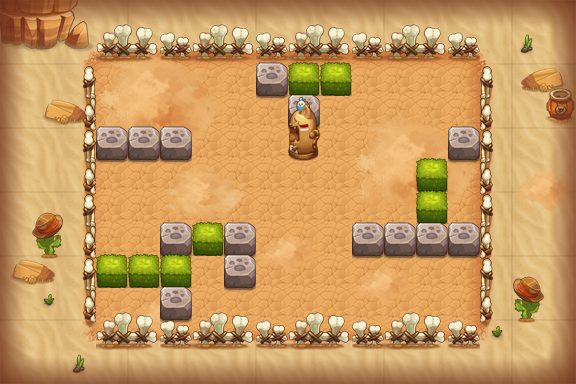

The image is a tile-based game level rendered from a .tmx file. Its description and source (layers, tilesets, objects; grid data summarised) follow:
An orthogonal 18x12 tile map with 32x32 px tiles, 16 tile layers (PASS, 块层 2, 块层 16, 块层 4, ...) and 13 objects (8x TRAP, 3x xrz1, PLAYER, BOMB).

<map version="1.0" orientation="orthogonal" width="18" height="12" tilewidth="32" tileheight="32">
 <properties>
  <property name="DESTRY1" value="255" />
  <property name="DESTRY2" value="314" />
  <property name="DESTRY3" value="144" />
  <property name="DESTRY4" value="173" />
  <property name="DESTRY_COUNT" value="4" />
  <property name="EXP" value="365" />
  <property name="ITEM" value="D009" />
  <property name="MONEY" value="548" />
 </properties>
 <tileset firstgid="1" name="hmpy" tilewidth="32" tileheight="32">
  <image source="hmpy.png" width="500" height="1024" />
 </tileset>
 <layer name="PASS" width="18" height="12">
  <data>[216 cells, 145 non-empty, 10 distinct tile ids]</data>
 </layer>
 <layer name="块层 2" width="18" height="12">
  <data>[216 cells, 143 non-empty, 28 distinct tile ids]</data>
 </layer>
 <layer name="块层 16" width="18" height="12">
  <data>[216 cells, 68 non-empty, 37 distinct tile ids]</data>
 </layer>
 <layer name="块层 4" width="18" height="12">
  <data>[216 cells, 27 non-empty, 5 distinct tile ids]</data>
 </layer>
 <layer name="块层 3" width="18" height="12">
  <data>[216 cells, 56 non-empty, 10 distinct tile ids]</data>
 </layer>
 <layer name="块层 5" width="18" height="12">
  <data>[216 cells, 25 non-empty, 5 distinct tile ids]</data>
 </layer>
 <layer name="SHELTER 9" width="18" height="12">
  <data>[216 cells, 12 non-empty, 3 distinct tile ids]</data>
 </layer>
 <layer name="SHELTER 8" width="18" height="12">
  <data>[216 cells, 1 non-empty, 1 distinct tile ids]</data>
 </layer>
 <layer name="SHELTER 7" width="18" height="12">
  <data>[216 cells, 4 non-empty, 2 distinct tile ids]</data>
 </layer>
 <layer name="SHELTER 6" width="18" height="12">
  <data>[216 cells, 7 non-empty, 2 distinct tile ids]</data>
 </layer>
 <layer name="SHELTER 5" width="18" height="12">
  <data>[216 cells, 1 non-empty, 1 distinct tile ids]</data>
 </layer>
 <layer name="SHELTER 4" width="18" height="12">
  <data>[216 cells, 1 non-empty, 1 distinct tile ids]</data>
 </layer>
 <layer name="SHELTER 3" width="18" height="12">
  <data>[216 cells, 5 non-empty, 2 distinct tile ids]</data>
 </layer>
 <layer name="SHELTER 2" width="18" height="12">
  <data>[216 cells, 1 non-empty, 1 distinct tile ids]</data>
 </layer>
 <layer name="SHELTER 1" width="18" height="12">
  <data>[216 cells, 3 non-empty, 2 distinct tile ids]</data>
 </layer>
 <objectgroup name="对象层 1" width="18" height="12">
  <object name="PLAYER" type="PLAYER" x="96" y="64" width="32" height="32" />
  <object name="fire1" type="TRAP" x="192" y="128" width="128" height="32">
   <properties>
    <property name="trap_id" value="1" />
    <property name="trap_particle" value="trap_fire_left_4.plist" />
    <property name="trap_state" value="open" />
   </properties>
  </object>
  <object name="senser1" type="TRAP" x="96" y="96" width="32" height="32">
   <properties>
    <property name="trap_floor" value="true" />
    <property name="trap_script" value="trap_onTNTSenser(&quot;tnt1&quot;);" />
    <property name="trap_start_mode" value="0" />
   </properties>
  </object>
  <object name="tnt1" type="BOMB" x="128" y="288" width="32" height="32">
   <properties>
    <property name="bomb_ani" value="tnt_bomb.bomb" />
    <property name="bomb_damage" value="9999" />
    <property name="bomb_power" value="1" />
   </properties>
  </object>
  <object name="xrz1" x="96" y="288" width="32" height="32">
   <properties>
    <property name="lua_ai" value="monster_xrz_ai" />
    <property name="quality" value="xrz1.quality" />
   </properties>
  </object>
  <object name="mp1" type="TRAP" x="224" y="64" width="32" height="32">
   <properties>
    <property name="trap_ani" value="mp.actor" />
    <property name="trap_floor" value="true" />
    <property name="trap_id" value="0" />
    <property name="trap_script" value="trap_moveto(&quot;PLAYER&quot;, &quot;mp1&quot;,target(&quot;mp2&quot;):getX(),target(&quot;mp2&quot;):getY() );" />
    <property name="trap_sound_id" value="1" />
    <property name="trap_start_mode" value="0" />
    <property name="trap_state" value="open" />
   </properties>
  </object>
  <object name="mp2" type="TRAP" x="448" y="160" width="32" height="32">
   <properties>
    <property name="trap_ani" value="mp.actor" />
    <property name="trap_floor" value="true" />
    <property name="trap_id" value="0" />
    <property name="trap_script" value="trap_moveto(&quot;PLAYER&quot;, &quot;mp2&quot;,target(&quot;mp1&quot;):getX(),target(&quot;mp1&quot;):getY() );" />
    <property name="trap_sound_id" value="1" />
    <property name="trap_start_mode" value="0" />
    <property name="trap_state" value="open" />
   </properties>
  </object>
  <object name="fire_control1" type="TRAP" x="448" y="288" width="32" height="32">
   <properties>
    <property name="trap_ani" value="switch.actor" />
    <property name="trap_floor" value="true" />
    <property name="trap_id" value="0" />
    <property name="trap_script" value="trap(&quot;fire_control1&quot;):setOpened( false ); trap(&quot;fire1&quot;):setVisit( false );" />
    <property name="trap_sound_id" value="2" />
    <property name="trap_start_mode" value="0" />
    <property name="trap_state" value="open" />
   </properties>
  </object>
  <object name="zi_dan_right1" type="TRAP" x="96" y="160" width="32" height="32">
   <properties>
    <property name="trap_ani" value="fire_cat_right.actor" />
    <property name="trap_delay" value="2" />
    <property name="trap_id" value="0" />
    <property name="trap_script" value="trap(&quot;zi_dan_right1&quot;):setAtkPower(target(&quot;PLAYER&quot;):getHP()*0.1);trap(&quot;zi_dan_right1&quot;):turnRight(); trap(&quot;zi_dan_right1&quot;):getAI():getActions():addObject( AIUseSkill:create(   SkillLua:create(&quot;skill_0001&quot;)  )  );" />
    <property name="trap_start_mode" value="2" />
    <property name="trap_state" value="open" />
   </properties>
  </object>
  <object name="zi_dan_down1" type="TRAP" x="288" y="160" width="32" height="32">
   <properties>
    <property name="trap_ani" value="fire_cat_down.actor" />
    <property name="trap_delay" value="2" />
    <property name="trap_id" value="0" />
    <property name="trap_script" value="trap(&quot;zi_dan_down1&quot;):setAtkPower(target(&quot;PLAYER&quot;):getHP()*0.1);trap(&quot;zi_dan_down1&quot;):turnDown(); trap(&quot;zi_dan_down1&quot;):getAI():getActions():addObject( AIUseSkill:create(   SkillLua:create(&quot;skill_0001&quot;)  )  );" />
    <property name="trap_start_mode" value="2" />
    <property name="trap_state" value="open" />
   </properties>
  </object>
  <object name="xrz1" x="448" y="256" width="32" height="32">
   <properties>
    <property name="lua_ai" value="monster_xrz_ai" />
    <property name="quality" value="xrz1.quality" />
   </properties>
  </object>
  <object name="xrz1" x="384" y="96" width="32" height="32">
   <properties>
    <property name="lua_ai" value="monster_xrz_ai" />
    <property name="quality" value="xrz1.quality" />
   </properties>
  </object>
  <object name="triger1" type="TRAP" x="96" y="96" width="32" height="32">
   <properties>
    <property name="trap_ani" value="tnt_triger.actor" />
    <property name="trap_floor" value="true" />
    <property name="trap_script" value="trap_onTNTBombTrap(&quot;triger1&quot;,&quot;tnt1&quot;);" />
    <property name="trap_sound_id" value="3" />
    <property name="trap_start_mode" value="3" />
    <property name="trap_state" value="open" />
   </properties>
  </object>
 </objectgroup>
 <layer name="块层 15" width="18" height="12">
  <data>[216 cells, 104 non-empty, 6 distinct tile ids]</data>
 </layer>
</map>
